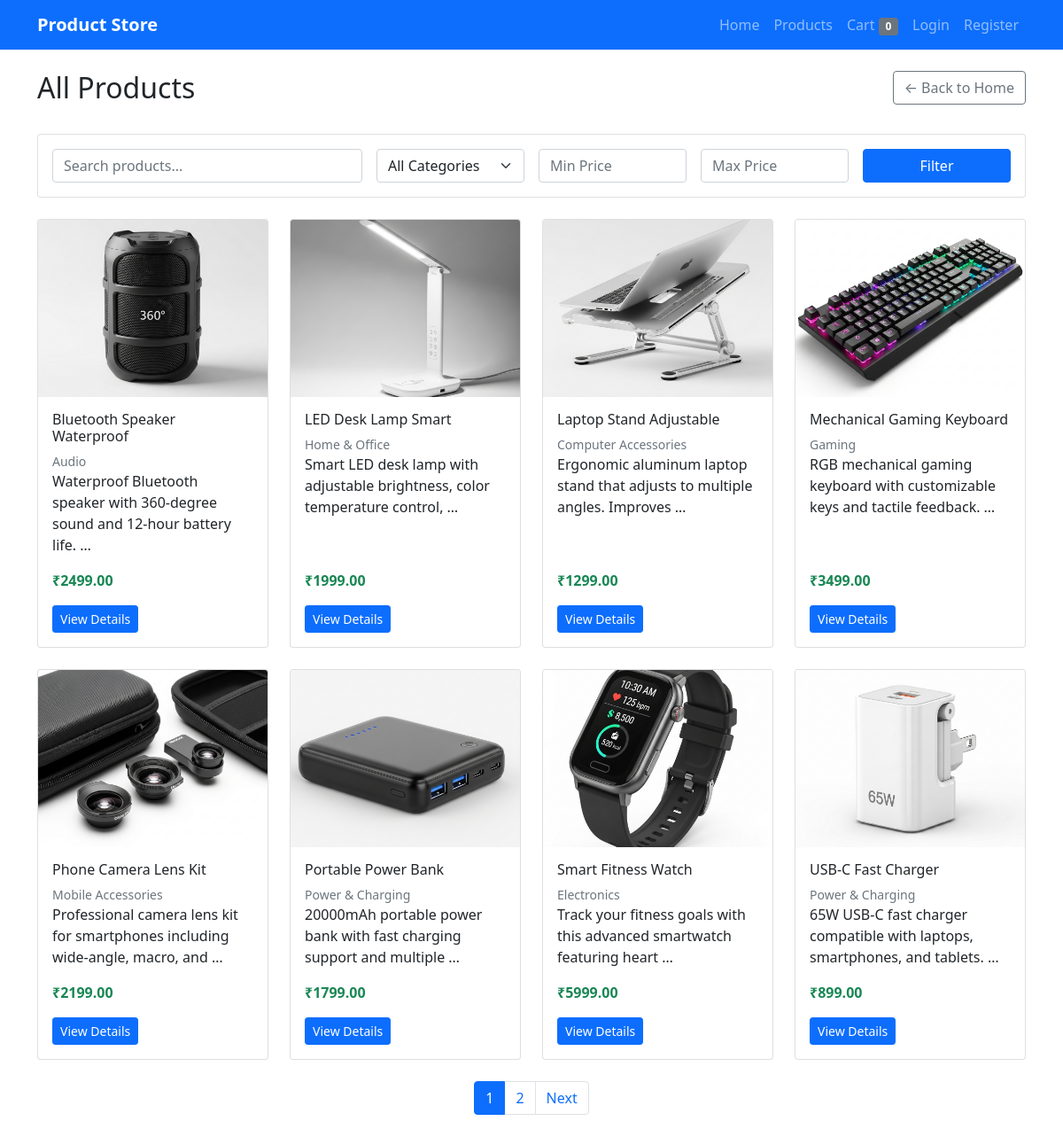
Screenshot of /products/ with the database file from the repository.
### products/models.py (models this page shows, shortened)
class Product(models.Model):
    name = models.CharField(max_length=200)
    slug = models.SlugField(max_length=200, unique=True)
    description = models.TextField()
    price = models.DecimalField(max_digits=10, decimal_places=2)
    category = models.ForeignKey(Category, on_delete=models.CASCADE, related_name='products', null=True, blank=True)
    image = models.ImageField(upload_to='products/', blank=True, null=True)
    created_at = models.DateTimeField(auto_now_add=True)
    updated_at = models.DateTimeField(auto_now=True)
    class Meta:
        ordering = ['name']

class Category(models.Model):
    name = models.CharField(max_length=100)
    slug = models.SlugField(max_length=100, unique=True)
    description = models.TextField(blank=True)
    created_at = models.DateTimeField(auto_now_add=True)
    class Meta:
        verbose_name_plural = 'Categories'
        ordering = ['name']

### products/views.py (the view)
# urls.py: path('products/', views.product_list, name='product_list'),
def product_list(request):
    products = Product.objects.select_related('category').all()
    categories = Category.objects.all()
    search_query = request.GET.get('search', '')
    if search_query:
        products = products.filter(
            Q(name__icontains=search_query) |
            Q(description__icontains=search_query)
        )
    category_slug = request.GET.get('category', '')
    selected_category = None
    if category_slug:
        try:
            selected_category = Category.objects.get(slug=category_slug)
            products = products.filter(category=selected_category)
        except Category.DoesNotExist:
            pass
    min_price = request.GET.get('min_price', '')
    max_price = request.GET.get('max_price', '')
    if min_price:
        try:
            products = products.filter(price__gte=float(min_price))
        except ValueError:
            pass
    if max_price:
        try:
            products = products.filter(price__lte=float(max_price))
        except ValueError:
            pass
    paginator = Paginator(products, 8)  # Show 8 products per page
    page_number = request.GET.get('page')
    page_obj = paginator.get_page(page_number)
    context = {
        'page_obj': page_obj,
        'categories': categories,
        'selected_category': selected_category,
        'search_query': search_query,
        'min_price': min_price,
        'max_price': max_price,
    }
    return render(request, 'products/product_list.html', context)

### products/templates/products/product_list.html (shortened to what this page needs)
{% extends 'products/base.html' %}
{% block content %}
<div class="row mb-4">
    <div class="col-md-8">
        <h2>All Products</h2>
    </div>
    <div class="col-md-4 text-end">
        <a href="{% url 'home' %}" class="btn btn-outline-secondary">← Back to Home</a>
    </div>
</div>
<div class="row mb-4">
    <div class="col-12">
        <div class="card">
            <div class="card-body">
                <form method="get" class="row g-3">
                    <div class="col-md-4">
                        <input type="text" class="form-control" name="search" placeholder="Search products..." value="{{ search_query }}">
                    </div>
                    <div class="col-md-2">
                        <select name="category" class="form-select">
                            <option value="">All Categories</option>
                        </select>
                    </div>
                    <div class="col-md-2">
                        <input type="number" class="form-control" name="min_price" placeholder="Min Price" value="{{ min_price }}">
                    </div>
                    <div class="col-md-2">
                        <input type="number" class="form-control" name="max_price" placeholder="Max Price" value="{{ max_price }}">
                    </div>
                    <div class="col-md-2">
                        <button type="submit" class="btn btn-primary w-100">Filter</button>
                    </div>
                </form>
            </div>
        </div>
    </div>
</div>
{% if page_obj %}
    <div class="row">
        {% for product in page_obj %}
        <div class="col-md-3 mb-4">
            <div class="card h-100">
                {% if product.image %}
                    <img src="{{ product.image.url }}" class="card-img-top" alt="{{ product.name }}">
                {% else %}
                    <div class="card-img-top bg-light d-flex align-items-center justify-content-center">
                        <span class="text-muted">No Image</span>
                    </div>
                {% endif %}
                <div class="card-body d-flex flex-column">
                    <h6 class="card-title">{{ product.name }}</h6>
                    {% if product.category %}
                        <small class="text-muted">{{ product.category.name }}</small>
                    {% endif %}
                    <p class="card-text">{{ product.description|truncatewords:10 }}</p>
                    <div class="mt-auto">
                        <p class="card-text"><strong class="text-success">₹{{ product.price }}</strong></p>
                        <a href="{% url 'product_detail' product.slug %}" class="btn btn-primary btn-sm">View Details</a>
                    </div>
                </div>
            </div>
        </div>
        {% endfor %}
    </div>
    {% if page_obj.has_other_pages %}
    <nav aria-label="Product pagination">
        <ul class="pagination justify-content-center">
            {% for num in page_obj.paginator.page_range %}
                {% if page_obj.number == num %}
                    <li class="page-item active">
                        <span class="page-link">{{ num }}</span>
                    </li>
                {% elif num > page_obj.number|add:'-3' and num < page_obj.number|add:'3' %}
                    <li class="page-item">
                        <a class="page-link" href="?page={{ num }}">{{ num }}</a>
                    </li>
                {% endif %}
            {% endfor %}
            {% if page_obj.has_next %}
                <li class="page-item">
                    <a class="page-link" href="?page={{ page_obj.next_page_number }}">Next</a>
                </li>
            {% endif %}
        </ul>
    </nav>
    {% endif %}
{% endif %}
{% endblock %}

### products/templates/products/base.html (style rules this page uses)
.card-img-top { height: 200px; object-fit: cover; }

### rows the page displays
Product: image (picture), name "Bluetooth Speaker Waterproof", category.name "Audio", description "Waterproof Bluetooth speaker with 360-degree sound and 12-hour battery life. …", price "2499.00"
Product: image (picture), name "LED Desk Lamp Smart", category.name "Home & Office", description "Smart LED desk lamp with adjustable brightness, color temperature control, …", price "1999.00"
Product: image (picture), name "Laptop Stand Adjustable", category.name "Computer Accessories", description "Ergonomic aluminum laptop stand that adjusts to multiple angles. Improves …", price "1299.00"
Product: image (picture), name "Mechanical Gaming Keyboard", category.name "Gaming", description "RGB mechanical gaming keyboard with customizable keys and tactile feedback. …", price "3499.00"
Product: image (picture), name "Phone Camera Lens Kit", category.name "Mobile Accessories", description "Professional camera lens kit for smartphones including wide-angle, macro, and …", price "2199.00"
Product: image (picture), name "Portable Power Bank", category.name "Power & Charging", description "20000mAh portable power bank with fast charging support and multiple …", price "1799.00"
Product: image (picture), name "Smart Fitness Watch", category.name "Electronics", description "Track your fitness goals with this advanced smartwatch featuring heart …", price "5999.00"
Product: image (picture), name "USB-C Fast Charger", category.name "Power & Charging", description "65W USB-C fast charger compatible with laptops, smartphones, and tablets. …", price "899.00"

### other values shown
{{ request.session.cart|length|default:0 }} "0"
{{ num }} "1"
{{ num }} "2"
